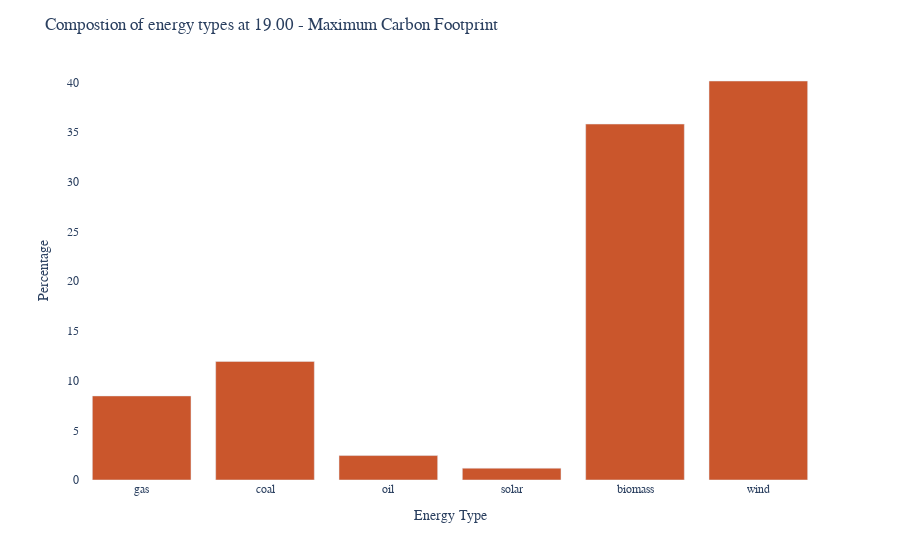

Source (notebook cell):
### Markdown cell above
## Maximum Carbon footprint - Energy composition

### Code cell
fig = px.bar(round(foot_pr['19:00'],2), color_discrete_sequence =['rgb(202, 86, 44)']*len(foot_pr))

fig.update_layout(layout)

fig.update_layout(
    title="Compostion of energy types at 19.00 - Maximum Carbon Footprint",
    xaxis_title="Energy Type",
    yaxis_title="Percentage",
    showlegend=False)


fig.show()

### Figure 1 — Plotly figure (JSON) as saved in the notebook; plotly's stock layout.template omitted (floating-point values rounded to 4 significant figures)
{"data": [{"alignmentgroup": "True", "hovertemplate": "variable=19:00<br>index=%{x}<br>value=%{y}<extra></extra>", "legendgroup": "19:00", "marker": {"color": "rgb(202, 86, 44)", "pattern": {"shape": ""}}, "name": "19:00", "offsetgroup": "19:00", "orientation": "v", "showlegend": true, "textposition": "auto", "type": "bar", "x": ["gas", "coal", "oil", "solar", "biomass", "wind"], "xaxis": "x", "y": [8.46, 11.93, 2.46, 1.19, 35.81, 40.14], "yaxis": "y"}], "layout": {"barmode": "relative", "font": {"family": "Courier New"}, "legend": {"title": {"text": "variable"}, "tracegroupgap": 0}, "margin": {"t": 60}, "paper_bgcolor": "rgba(0, 0, 0, 0)", "plot_bgcolor": "rgba(0, 0, 0, 0)", "showlegend": false, "title": {"text": "Compostion of energy types at 19.00 - Maximum Carbon Footprint"}, "xaxis": {"anchor": "y", "domain": [0, 1], "title": {"text": "Energy Type"}}, "yaxis": {"anchor": "x", "domain": [0, 1], "title": {"text": "Percentage"}}}}
